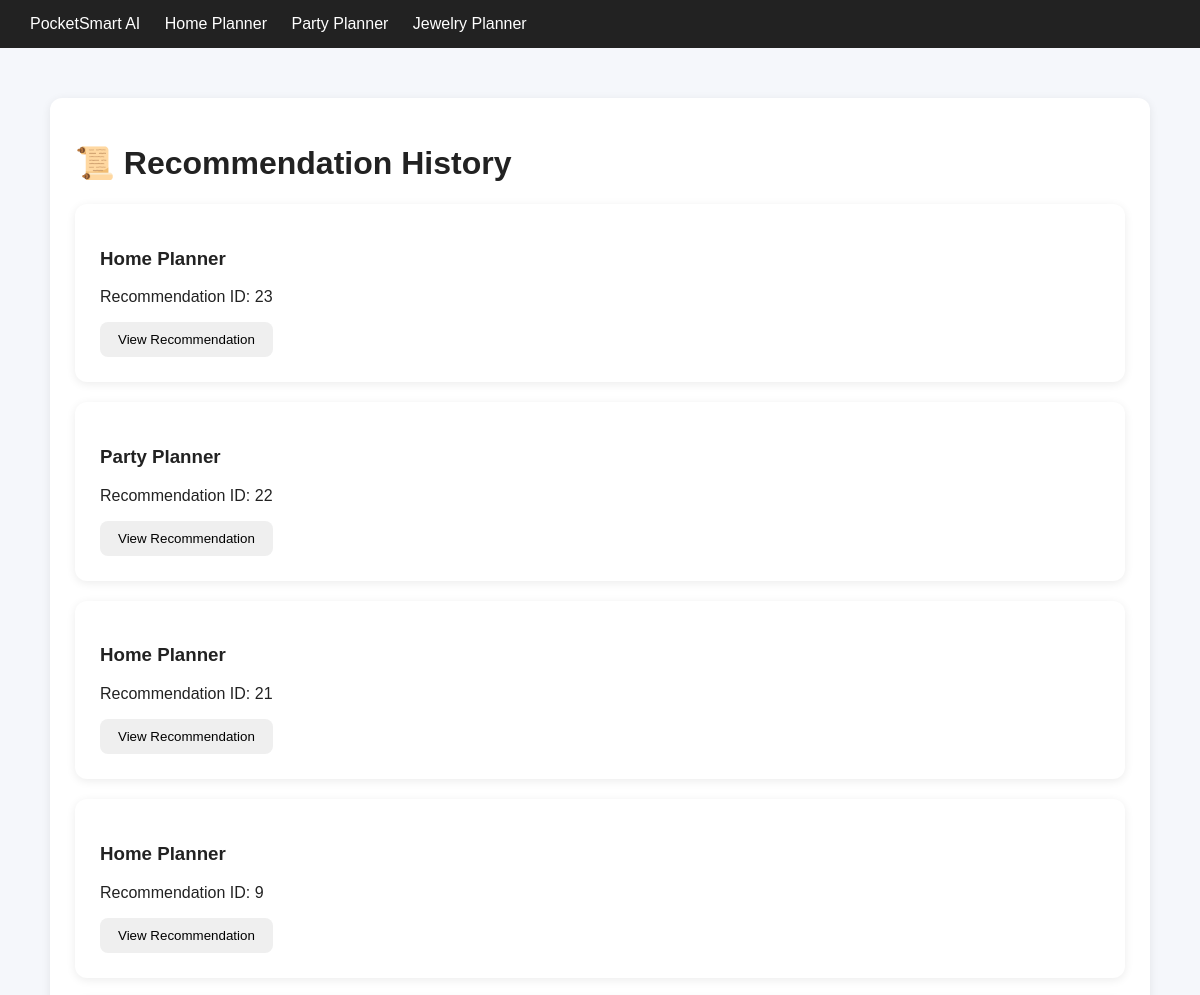
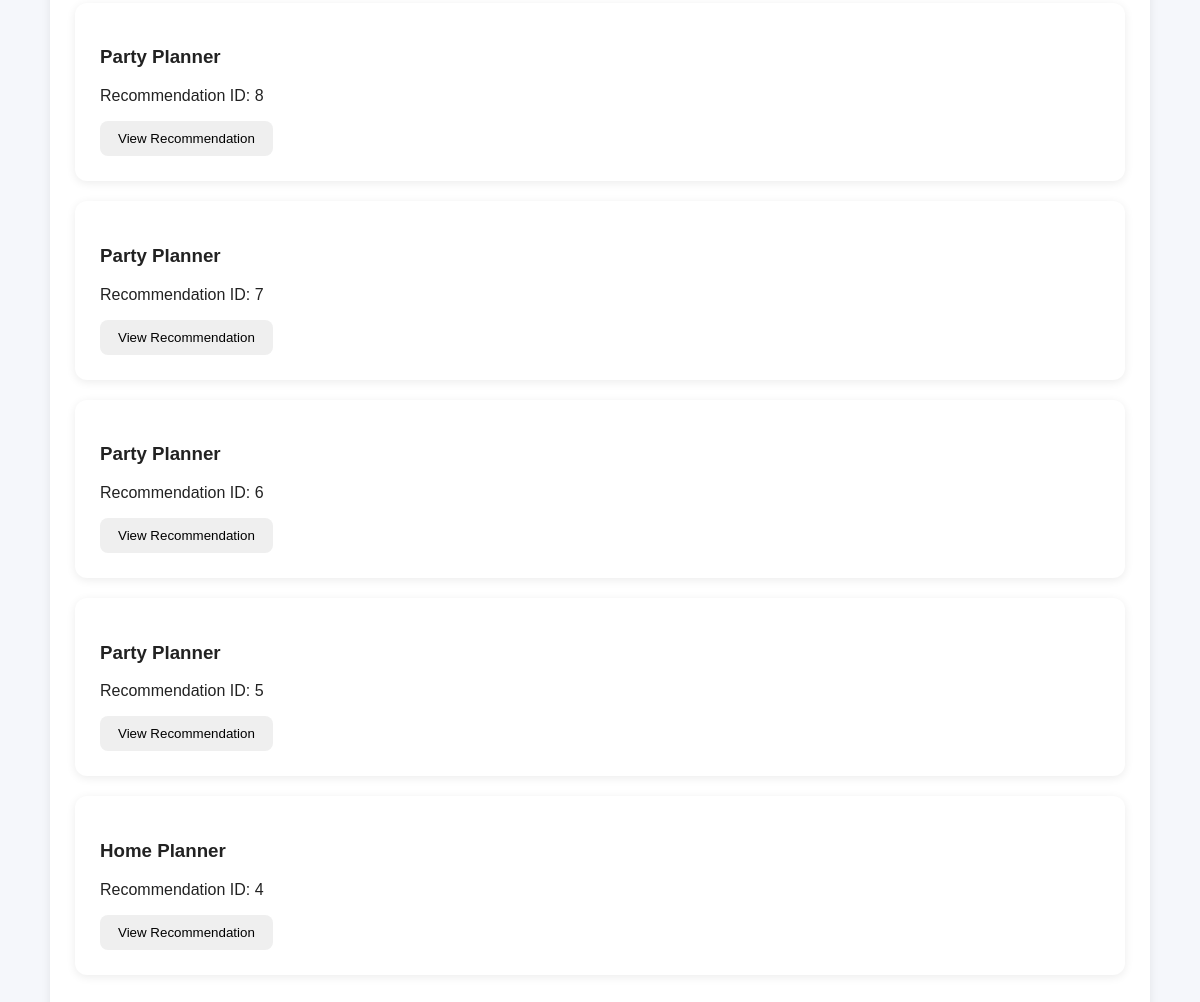
The app's page /history (signed in) with its own data (2 pictures, top to bottom).
### tables this page shows
CREATE TABLE recommendations (
                id INTEGER PRIMARY KEY AUTOINCREMENT,
                user_id INTEGER NOT NULL,
                planner TEXT NOT NULL,
                input_json TEXT NOT NULL,
                result_json TEXT NOT NULL,
                created_at TIMESTAMP DEFAULT CURRENT_TIMESTAMP,
                FOREIGN KEY(user_id) REFERENCES users(id)
            );

### app/routes/pages.py (the view)
@router.get("/history")
def history_page(request: Request):
    user = current_user(request)
    records = history(user["id"])
    return render(
        request,
        "history.html",
        user=user,
        records=records
    )

### app/templates/history.html (shortened to what this page needs)
{% extends "base.html" %}
{% block content %}
<div class="card">
    <h1>📜 Recommendation History</h1>
    {% if records %}
        {% for record in records %}
            <div class="card">
                <h3>{{ record.type | title }} Planner</h3>
                <p>
                    Recommendation ID: {{ record.id }}
                </p>
                <a href="/recommendation/{{ record.id }}">
                    <button type="button">
                        View Recommendation
                    </button>
                </a>
            </div>
        {% endfor %}
    {% endif %}
</div>
{% endblock %}

### app/templates/base.html (style rules this page uses)
body { margin: 0; font-family: Arial, sans-serif; background: #f5f7fb; color: #222; }
.card { background: white; padding: 25px; border-radius: 12px; margin-bottom: 20px; box-shadow: 0 2px 10px rgba(0, 0, 0, 0.08); }
button { padding: 10px 18px; border: none; border-radius: 8px; cursor: pointer; }

### records on screen
recommendations: type "Home", id "23"
recommendations: type "Party", id "22"
recommendations: type "Home", id "21"
recommendations: type "Home", id "9"
recommendations: type "Party", id "8"
recommendations: type "Party", id "7"
recommendations: type "Party", id "6"
recommendations: type "Party", id "5"
recommendations: type "Home", id "4"
